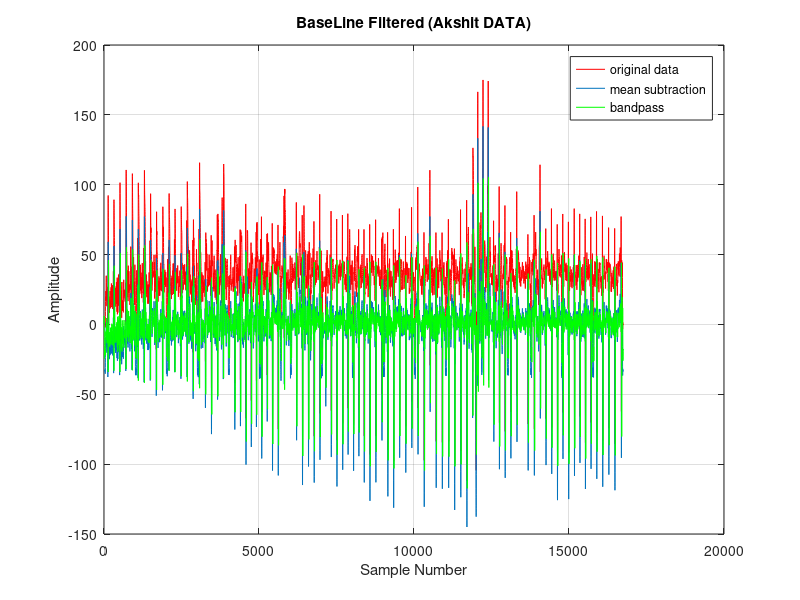

Write MATLAB code to recreate this figure.

x = load('Akshit_DATA.txt');
y = x-mean(x);

figure
plot(x, 'r');
hold on
plot(y)


fs = 250;
fo = 50;
fn = fs/2;
freqRatio = fo/fn;
notchWidth = 0.1;

f1 = 0.08;
f2 = 0.16;
fil = fir1(21, [f1 f2], 'bandpass');
y_filtered = filter(fil, 1, y)
plot(y_filtered, 'g');
grid on;
legend('original data', 'mean subtraction', 'bandpass');
title('BaseLine Filtered (Akshit DATA)');
xlabel('Sample Number');
ylabel('Amplitude');
